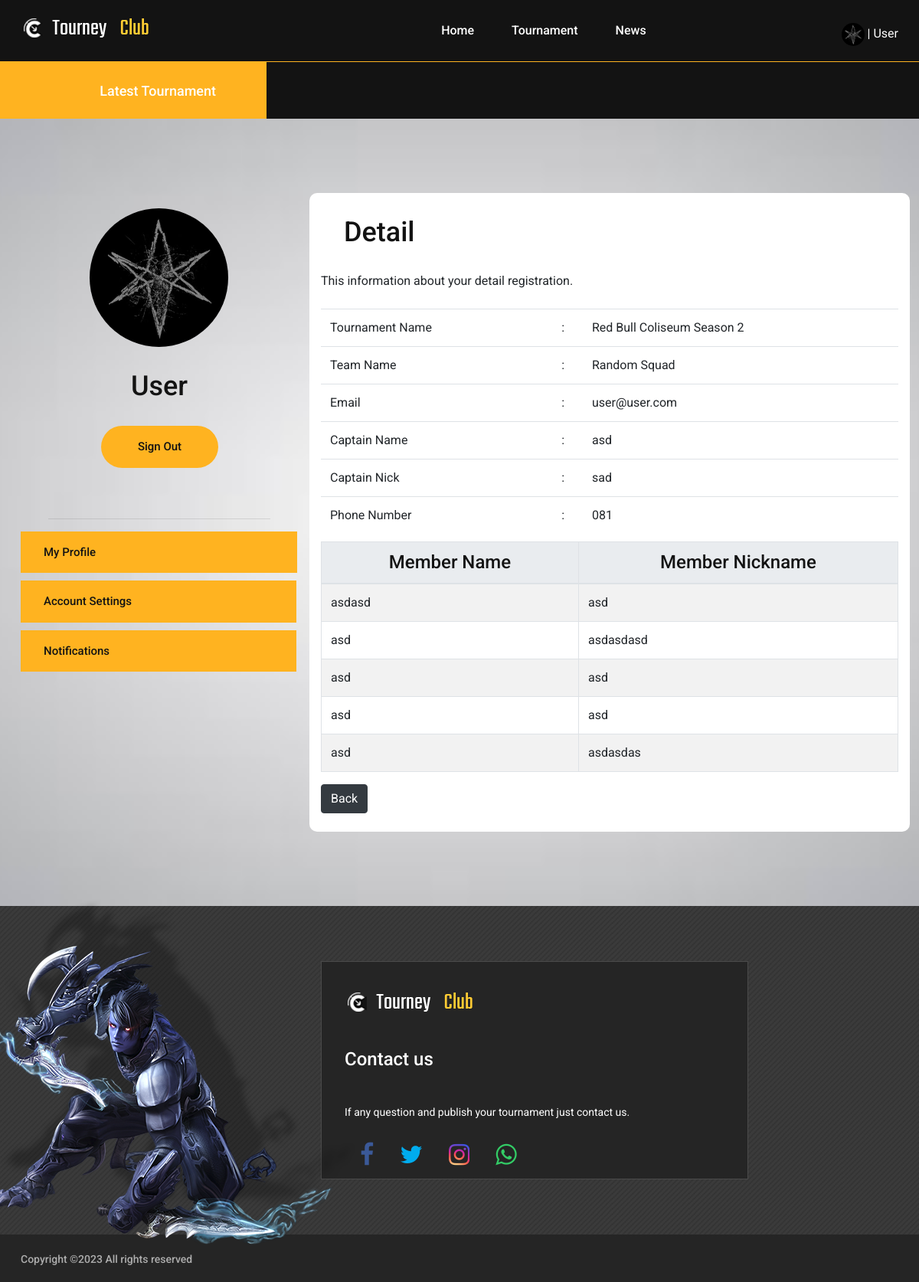
The page /index.php?page=detail&id_user=11 (signed in) on the database its author committed.
### tables this page shows
CREATE TABLE `tb_user` (
  `id_user` int(11) NOT NULL,
  `email` varchar(128) NOT NULL,
  `username` varchar(255) NOT NULL,
  `password` varchar(255) NOT NULL,
  `level` varchar(50) NOT NULL,
  `about` text NOT NULL,
  `date_birth` varchar(128) NOT NULL,
  `image` text NOT NULL,
  `date_created` datetime NOT NULL DEFAULT current_timestamp()
);

CREATE TABLE `tb_regist` (
  `id_regist` int(11) NOT NULL,
  `id_user` int(11) NOT NULL,
  `id_category` int(11) NOT NULL,
  `payment` text NOT NULL,
  `tournament_name` varchar(128) NOT NULL,
  `team_name` varchar(128) NOT NULL,
  `email` varchar(128) NOT NULL,
  `captain_name` varchar(128) NOT NULL,
  `captain_nick` varchar(128) NOT NULL,
  `phone_number` varchar(128) NOT NULL,
  `member1` varchar(128) NOT NULL,
  `member2` varchar(128) NOT NULL,
  `member3` varchar(128) NOT NULL,
  `member4` varchar(128) NOT NULL,
  `member5` varchar(128) NOT NULL,
  `nick1` varchar(128) NOT NULL,
  `nick2` varchar(128) NOT NULL,
  `nick3` varchar(128) NOT NULL,
  `nick4` varchar(128) NOT NULL,
  `nick5` varchar(128) NOT NULL,
  `date_regist` datetime NOT NULL DEFAULT current_timestamp()
);

### detail.php (the view, shortened to what this page needs)
<?php
	include "koneksi.php";
	@$session = $_SESSION['email'];
	$query_user = "SELECT * FROM tb_user WHERE email='$session'";
	$hasil_user = mysqli_query($koneksi, $query_user);
	$data_user = mysqli_fetch_array($hasil_user);
	$query_regist = "SELECT * FROM tb_regist WHERE email='$session'";
	$hasil_regist = mysqli_query($koneksi, $query_regist);
?>
	<section class="page-section review-page spad set-bg" data-setbg="img/profile-bg.jpg">
		<div class="container">
			<div class="row">
				<div class="col-md-4">
					<img src="img/profile/<?= $data_user['image'] ?>" class="img-user">
					<h2 class="user"><?= $data_user['username'] ?></h2>
					<a href="login/logout.php" class="site-btn signout">Sign Out</a>
					<hr width="80%">
					<a href="?page=profile&id_user=<?php echo $data_user['id_user'];?>" class="site-btn profile">My Profile</a>
					<a href="?page=account_setting&id_user=<?php echo $data_user['id_user'];?>" class="site-btn settings">Account Settings</a>
					<a href="?page=notification&id_user=<?php echo $data_user['id_user'];?>" class="site-btn notif">Notifications</a>
				</div>
				<div class="col-md-8" style="background-color: white; border-radius: 10px">
					<h2 class="profile1">Detail</h2>
					This information about your detail registration.<br><br>
					<table class="table profile-table" cellpadding="10px;">
							<thead class="thead-light">
						<?php while ($data_regist=mysqli_fetch_array($hasil_regist)) { ?>
						<tr>
		<td>Tournament Name</td>
		<td style="text-align: center;"> : </td>
		<td><?php echo $data_regist['tournament_name']?></td>
	</tr>
	<tr>
		<td>Team Name</td>
		<td style="text-align: center;"> : </td>
		<td><?php echo $data_regist['team_name']?></td>
	</tr>
	<tr>
		<td>Email</td>
		<td style="text-align: center;"> : </td>
		<td><?php echo $data_regist['email']?></td>
	</tr>
	<tr>
		<td>Captain Name</td>
		<td style="text-align: center;"> : </td>
		<td><?php echo $data_regist['captain_name']?></td>
	</tr>
	<tr>
		<td>Captain Nick</td>
		<td style="text-align: center;"> : </td>
		<td><?php echo $data_regist['captain_nick']?></td>
	</tr>
	<tr>
		<td>Phone Number</td>
		<td style="text-align: center;"> : </td>
		<td><?php echo $data_regist['phone_number']?></td>
	</tr>
</table>
<table class="table table-striped table-bordered">
	<thead class="thead-light">
		<th style="text-align: center;"><h4>Member Name</h4></th>
		<th style="text-align: center;"><h4>Member Nickname</h4></th>
	</thead>
	<tr>
		<td><?php echo $data_regist['member1']?></td>
		<td><?php echo $data_regist['nick1']?></td>
	</tr>
	<tr>
		<td><?php echo $data_regist['member2']?></td>
		<td><?php echo $data_regist['nick2']?></td>
	</tr>
	<tr>
		<td><?php echo $data_regist['member3']?></td>
		<td><?php echo $data_regist['nick3']?></td>
	</tr>
	<tr>
		<td><?php echo $data_regist['member4']?></td>
		<td><?php echo $data_regist['nick4']?></td>
	</tr>
	<tr>
		<td><?php echo $data_regist['member5']?></td>
		<td><?php echo $data_regist['nick5']?></td>
	</tr>
</table>
						<?php } ?>
					<a href="?page=notification&id_user=<?php echo $data_user['id_user'];?>" class="btn btn-dark text-white">Back</a><br><br>
				</div>
			</div>
		</div>
	</section>

### index.php (shortened to what this page needs)
<?php
include "koneksi.php";
@$session = $_SESSION['email'];
$query_user = "SELECT * FROM tb_user WHERE email='$session'";
$hasil_user = mysqli_query($koneksi, $query_user);
$data_user = mysqli_fetch_array($hasil_user);
?>
<!DOCTYPE html>
<html lang="zxx">
<head>
	<link rel="stylesheet" href="css/bootstrap.min.css" />
	<link rel="stylesheet" href="css/font-awesome.min.css" />
	<link rel="stylesheet" href="css/owl.carousel.css" />
	<link rel="stylesheet" href="css/style.css" />
	<link rel="stylesheet" href="css/animate.css" />
</head>
<body>
	<header class="header-section">
		<div class="container">
			<a class="site-logo" href="user/index.php">
				<img src="img/logo.png" alt="">
			</a>
			<?php
			if (isset($_SESSION['email'])) { ?>
				<div class="user-panel">
					<a href="?page=profile&id_user=<?php echo $data_user['id_user']; ?>"><img src="img/profile/<?= $data_user['image'] ?>" class='img-user-index'></a>
					<font color="white">| <?= $data_user['username'];  ?></font>
				</div>
			<?php } else { ?>
				<div class="user-panel">
					<a href="login/login.php">Login</a>
				</div>
			<?php } ?>
			<nav class="main-menu">
				<ul>
					<li><a href="?page=home">Home</a></li>
					<li><a href="?page=tournament">Tournament</a></li>
					<li><a href="?page=news">News</a></li>
				</ul>
			</nav>
		</div>
	</header>
	<div class="latest-news-section">
		<div class="ln-title">Latest Tournament</div>
		<div class="news-ticker">
		</div>
	</div>
	<div>
		<?php
		if (isset($_GET['page'])) {
			$page = $_GET['page'];
			switch ($page) {
				case 'detail':
					include 'detail.php';
					break;
			}
		} else {
			include "home.php";
		}
		?>
	</div>
	<section class="footer-top-section">
		<div class="container">
			<div class="footer-top-bg">
				<img src="img/footer-top-bg.png" alt="">
			</div>
			<div class="row">
				<div class="col-lg-4">
				</div>
				<div class="col-lg-6 col-md-4">
					<div class="footer-widget mb-5 mb-md-0 text-white">
						<img src="img/footer-logo.png" alt=""><br><br>
						<div class="latest-blog">
							<br>
							<h4 class="fw-title">Contact us</h4>
							<p style="color: white;">If any question and publish your tournament just contact us.</p>
							<div class="social-links">
								<a href="#"><i class="fa fa-facebook fa-2x" style="color: #3b5998;"></i></a>
								<a href="#"><i class="fa fa-twitter fa-2x" style="color: #00acee"></i></a>
								<a href="#"><i class="fa fa-instagram fa-2x"></i></a>
								<a href="#"><i class="fa fa-whatsapp fa-2x" style="color: #33CC66"></i></a>
							</div>
						</div>
					</div>
				</div>
			</div>
		</div>
	</section>
	<footer class="footer-section">
		<div class="container">
			<p class="copyright">
				Copyright &copy; All rights reserved
			</p>
		</div>
	</footer>
</body>
</html>

### css/style.css (style rules this page uses)
html { scroll-behavior: smooth; }
body { height: 100%; font-family: 'Roboto', sans-serif; -webkit-font-smoothing: antialiased; font-smoothing: antialiased; }
h1, h2, h3, h4, h5, h6 { margin: 0; font-weight: 500; color: #131313; }
h2 { font-size: 36px; }
h4 { font-size: 24px; }
p { font-size: 14px; color: #878787; line-height: 2; }
img { max-width: 100%; }
ul, ol { padding: 0; margin: 0; }
.set-bg { background-repeat: no-repeat; background-size: cover; background-position: top center; }
.spad { padding-top: 97px; padding-bottom: 97px; }
.text-white h1, .text-white h2, .text-white h3, .text-white h4, .text-white h5, .text-white h6, .text-white p, .text-white span, .text-white li, .text-white a { color: #fff; }
.site-btn { display: inline-block; text-align: center; font-size: 15px; color: #131313; padding: 16px 30px; min-width: 153px; border-radius: 50px; font-weight: 500; border: none; background: #ffb320; cursor: pointer; }
.header-section { background: #131313; clear: both; overflow: hidden; padding: 18px 0; border-bottom: 1px solid #ffb320; }
.site-logo { display: inline-block; float: left; padding-top: 6px; }
.user-panel { float: right; margin-top: 12px; }
.user-panel a { font-size: 17px; color: white; }
.main-menu { float: right; margin-right: 170px; }
.main-menu ul { list-style: none; }
.main-menu ul li { display: inline; }
.main-menu ul li a { display: inline-block; font-size: 16px; color: #fff; margin-left: 35px; font-weight: 500; padding: 10px 5px; }
.latest-news-section { overflow: hidden; display: block; clear: both; background: #131313; padding: 24px 0; position: relative; }
.ln-title { position: absolute; height: 100%; width: 29%; left: 0; top: 0; text-align: right; padding-top: 24px; padding-right: 66px; font-size: 18px; font-weight: 500; color: #fff; background: #ffb320; z-index: 1; }
.news-ticker { width: 71%; float: right; overflow: hidden; display: inline-block; }
.footer-top-section { background-image: url("../img/pattern.png"); background-repeat: repeat; padding: 72px 0; }
.footer-top-section .container { position: relative; }
.footer-top-bg { position: absolute; left: -30px; bottom: -85px; z-index: 2; }
.footer-widget { padding: 40px 30px 7px; background: #252525; border: 1px solid #4a4a4a; }
.footer-widget .fw-title { color: #fff; margin-bottom: 40px; }
.img-user { max-width: 50%; max-height: 50%; margin-top: 20px; margin-left: 90px; border-radius: 50%; }
.img-user-index { width: 30px; height: 30px; margin-top: 0px; margin-left: 80px; border-radius: 50%; }
.user { padding-top: 30px; padding-bottom: 30px; text-align: center; }
.site-btn.signout { margin-left: 105px; margin-bottom: 50px; }
.site-btn.profile { padding-right: 263px; border-radius: 0px; margin-bottom: 10px; }
.site-btn.settings { padding-right: 215px; border-radius: 0px; margin-bottom: 10px; }
.site-btn.notif { padding-right: 244px; border-radius: 0px; }
.profile1 { padding-top: 30px; padding-bottom: 30px; padding-left: 30px; text-align: left; }
.profile-table { margin-bottom: 10px; }
.footer-section { padding: 18px 0 16px; overflow: hidden; background: #252525; }
.copyright { float: left; margin-bottom: 0; font-weight: 500; color: #aeaeae; }
.social-links { height: 50px; padding-top: 10px; width: 250px; padding-left: 10px; border-radius: 20px; }
.social-links a { font-size: 16px; margin-left: 10px; margin-right: 20px; }
.fa.fa-instagram { color: transparent; background: radial-gradient(circle at 30% 107%, #fdf497 0%, #fdf497 5%, #fd5949 45%, #d6249f 60%, #285AEB 90%); background: -webkit-radial-gradient(circle at 30% 107%, #fdf497 0%, #fdf497 5%, #fd5949 45%, #d6249f 60%, #285AEB 90%); background-clip: text; -webkit-background-clip: text; }
@media (min-width: 1200px) { .container { max-width: 1176px; } }

### rows shown on the page
tb_user: image (picture), username "User"
tb_regist: tournament_name "Red Bull Coliseum Season 2", team_name "Random Squad", email "user@user.com", captain_name "asd", captain_nick "sad", phone_number "081", member1 "asdasd", nick1 "asd", member2 "asd", nick2 "asdasdasd", member3 "asd", nick3 "asd", member4 "asd", nick4 "asd", member5 "asd", nick5 "asdasdas"
